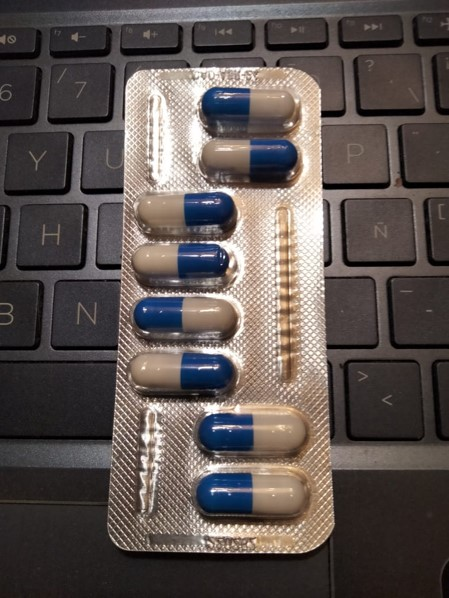
#> input picture Pastillas.jpg, 449 x 598 px
$ python Practica9.py
#> lines starting #> are read from the running program, lines starting #| are printed output that depends on the picture
#Isaac Alejandro Gutiérrez Huerta 19110198 7E1
#Sistemas de Visión Artificial

import cv2
import numpy as np

img_rgb = cv2.imread('Pastillas.jpg')
#> img_rgb is the input picture: shape (598, 449, 3); mean B, G, R 79.9, 82.8, 91.5
img_gray = cv2.cvtColor(img_rgb, cv2.COLOR_BGR2GRAY)
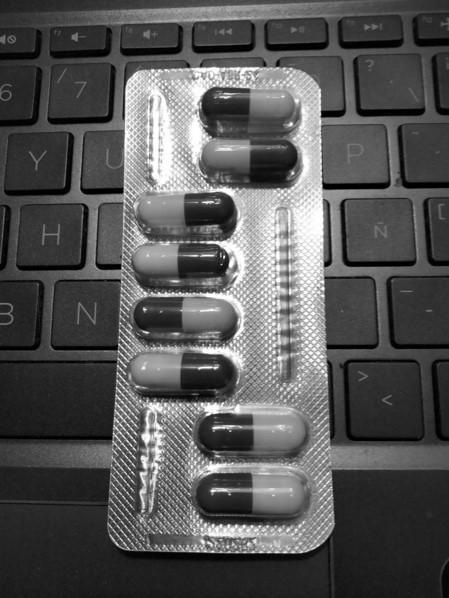
#> img_gray: shape (598, 449); min 0, max 255, mean 85.1

#> (the run stopped early here; a loop or call above may not have finished)
